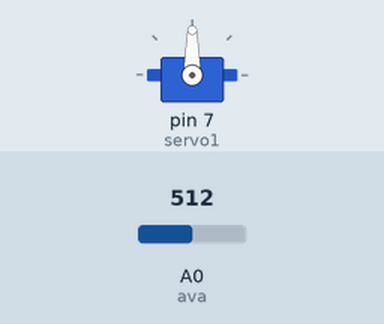
Recording of a sketch running on a simulated Arduino Uno, built with avr-gcc and run on an emulated ATmega328P. On the bench: servo. The test bench sets the inputs (shaded band); at power-on: A0 (ava) = 512.

Above: at 1.2 s.
1.3 s: A0 (ava) set to 716
At 2.0 s:
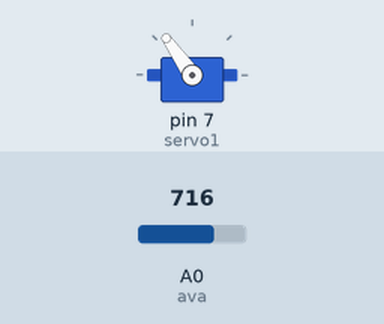
2.8 s: A0 (ava) set to 900
At 4.0 s:
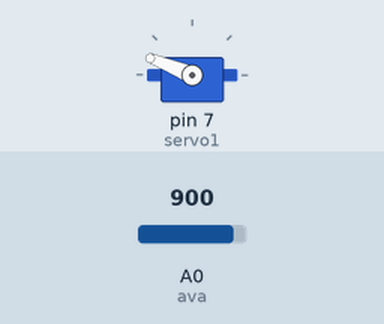
4.3 s: A0 (ava) set to 1023
At 5.2 s:
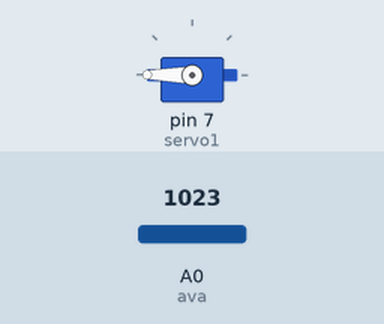
5.8 s: A0 (ava) set to 306
At 6.2 s:
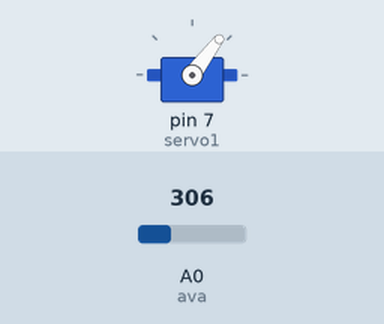
7.3 s: A0 (ava) set to 122
At 8.4 s:
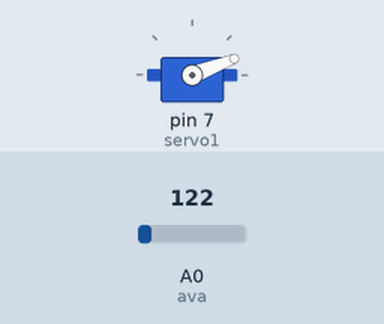
Timing chart, 0 to 9.8 s (numbered marks = the images above; inputs shaded):
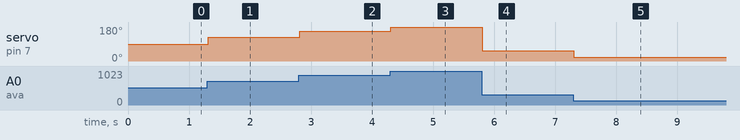

The sketch:

Servo_180____resistor_variable__.ino
```cpp
#include<Servo.h>// library servo

Servo servo1;//change servo name

int pos =0;//variable definition

int ava = A0;//pin A0

void setup() {

servo1.attach(7);//pin 7

}

void loop() {

pos=analogRead(ava);//read resistor variable

pos = map(pos,0,1023,0,180);// 0 : 1023 & 0° : 180°

servo1.write(pos);//servo position

delay(20);// 20 milliseconds

}
```

Measured:
- after the input at 1.3 s, servo on pin 7 (servo1): 90° → 125° at once
- after the input at 2.8 s, servo on pin 7 (servo1): 125° → 158° at once
- after the input at 4.3 s, servo on pin 7 (servo1): 158° → 180° at once
- after the input at 5.8 s, servo on pin 7 (servo1): 180° → 53° at once
- after the input at 7.3 s, servo on pin 7 (servo1): 53° → 21° at once
